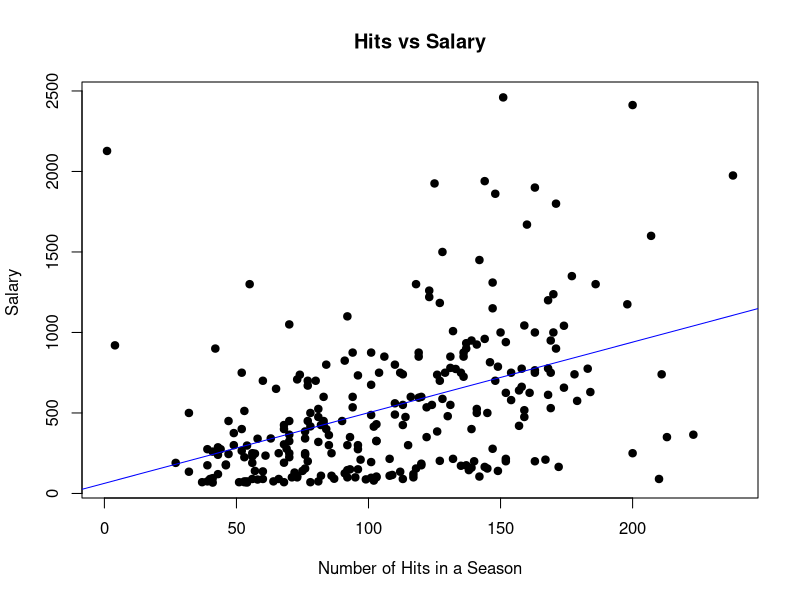

Here is the R script that generated this plot:
## ---- chunk 1
knitr::opts_chunk$set(echo = TRUE)
## ---- chunk 2
baseball = read.csv("baseball_5.csv")
head(baseball)
## ---- chunk 3
plot(baseball$Hits, baseball$Salary, main="Hits vs Salary",
   xlab="Number of Hits in a Season", ylab="Salary ", pch=19)

abline(lm(baseball$Salary~baseball$Hits, data=baseball), col="blue")
## ---- chunk 4
summary(lm(Salary~Hits, data=baseball))
## ---- chunk 5
deviance(lm(Salary~Hits, data=baseball))
## ---- chunk 6
summary((lm(baseball$Salary~baseball$Hits)))$r.squared 
## ---- chunk 7
multi_fit = lm(Salary~Hits+Walks+PutOuts+CHits, data=baseball)
summary(multi_fit)$coefficients
## ---- chunk 8
deviance(multi_fit)
## ---- chunk 9
summary(multi_fit)$r.squared
## ---- chunk 10
p_values <- summary(multi_fit)$coefficients[,4]
df <- data.frame(p_values)
p <- c()
for (i in 1:nrow(df)) {
  if (df[i, ] < 0.05) {
    p <- append(p, "reject")
  } else {
    p <- append(p, "fail to reject")
  }
}

df$result <- p
df
## ---- chunk 11
anova(lm(Salary~Hits, data=baseball), multi_fit)
